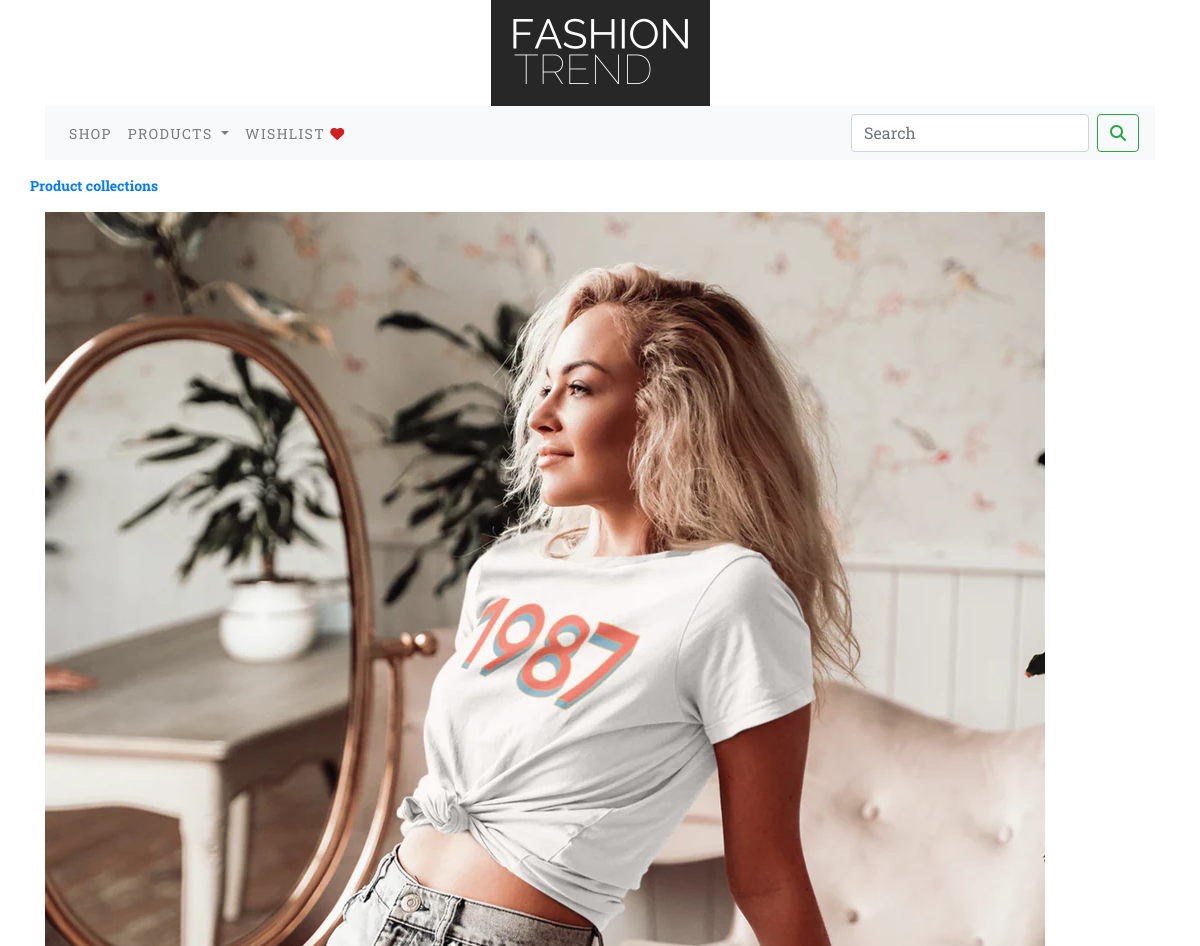
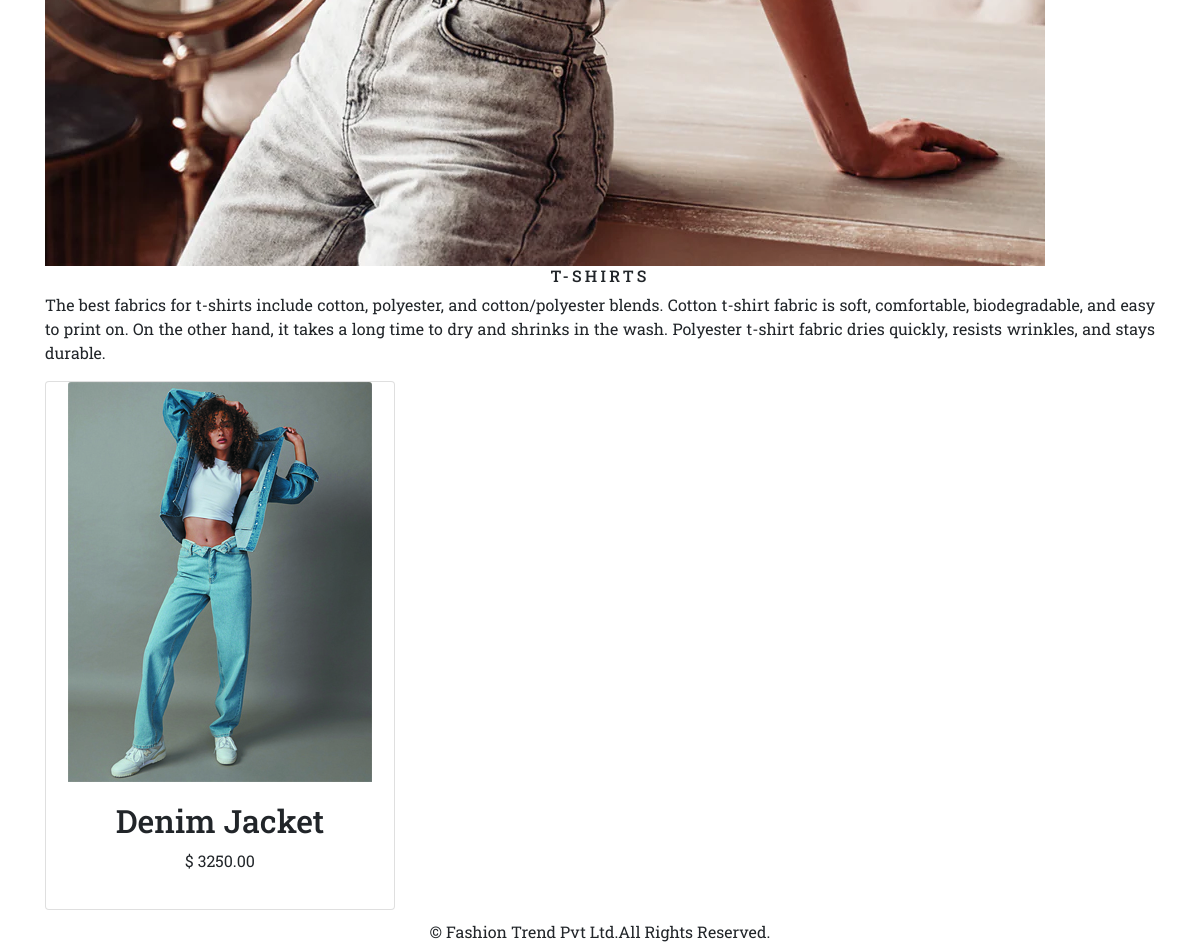
The page /shop/T-shirts/ on the database its author committed (2 pictures, top to bottom).
### Ecommerce_app/models.py (models this page shows, shortened)
class category(models.Model):
    name = models.CharField(max_length=250, unique=True)
    slug = models.SlugField(max_length=250, unique=True)
    description = models.TextField(blank=True)
    image = models.ImageField(upload_to='category', blank=True)
    class Meta:
        ordering = ('name',)
        verbose_name = 'category'
        verbose_name_plural = 'categories'
    def get_url(self):
        return reverse('Ecommerce_app:prod_by_cat', args=[self.slug])

class product(models.Model):
    name = models.CharField(max_length=250, unique=True)
    slug = models.SlugField(max_length=250, unique=True)
    description = models.TextField(blank=True)
    price = models.DecimalField(max_digits=10, decimal_places=2)
    ctg = models.ForeignKey(category, on_delete=models.CASCADE)
    image = models.ImageField(upload_to='product')
    stock = models.IntegerField()
    available = models.BooleanField(default=True, blank=True)
    created = models.DateTimeField(auto_now_add=True)
    updated = models.DateTimeField(auto_now_add=True)
    def get_url(self):
        return reverse('Ecommerce_app:all_pro_detail',args=[self.ctg.slug,self.slug])
    class Meta:
        ordering = ('name',)
        verbose_name = 'product'
        verbose_name_plural = 'products'

### Ecommerce_app/views.py (the view)
# urls.py: path('',views.allprodCat,name='allproducts'),
def allprodCat(request,cslug=None):
      cpage=None
      product_list=None
      if cslug!=None:
            cpage=get_object_or_404(category,slug=cslug)
            product_list=product.objects.all().filter(ctg=cpage,available=True)
      else:
            product_list=product.objects.all().filter(available=True)
      paginator=Paginator(product_list,6)
      try:
            page=int(request.GET.get('page','1'))
      except:
            page=1
      try:
            products=paginator.page(page)
      except (EmptyPage,InvalidPage):
            products=paginator.page(paginator.num_pages)
      return render(request,'category.html',{'cpage':cpage,'products':products})

### Ecommerce_app/context_processors.py (called while the page is built)
def all_links(request):
    links=category.objects.all()
    return dict(links=links)

### cart_app/context_processors.py (called while the page is built)
def counter(request):
    item_count=0
    if 'admin' in request.path:
        return {}
    else:
        try:
            cart=Cart.objects.filter(cart_id=_cart_id(request))
            cartitems=Cart_item.objects.all().filter(cart=cart[:1])
            for cartitem in cartitems:
                item_count += cartitem.quantity
        except Cart.DoesNotExist:
            item_count=0
    return dict(item_count=item_count)

### cart_app/views.py (called while the page is built)
def _cart_id(request):
    cart=request.session.session_key
    if not cart:
        cart=request.session.create()
    return cart

### templates/category.html (shortened to what this page needs)
{% extends 'base.html' %}
{% load static %}
{% block content %}
    {% if cpage %}
<div class="container">
        <div class="row my_row">
            <div class="mx_auto">
                <p><a href="{% url 'Ecommerce_app:allproducts' %}"><b>Product collections</b></a></p>
            </div>
        </div>
    {% endif %}
        <div class="mx_auto">
   {% if cpage %}
            <img class="my_image" src="{{cpage.image.url}}" alt="{{cpage.name}}">
        </div>
        <div>
            <h1 class="text-center my_title">{{cpage.name}}</h1>
            <p class="text-justify">{{cpage.description}}</p>
        </div>
    </div>
    {% endif %}
<div class="container">
    <div class="row mx_auto">
        {% for p in products %}
        <div class="my_bottom_margin col-9 col-sm-12 col-md-4 col-md-4">
            <div class="card text-center style=min-width:18rem;">
                <a href="{{p.get_url}}"><img class="card-img-top my_image" style="width:304px;height:400px;" src="{{p.image.url}}"></a>
            <div class="card-body">
                <h2>{{p.name}}</h2>
                <p>$ 3{{p.price}}</p>
            </div>
            </div>
        </div>
        {% endfor %}
{% endblock %}

### static/css/custom.css (style rules this page uses)
body { font-family: 'Montserrat', sans-serif; font-family: 'Roboto Mono', monospace; font-family: 'Roboto Slab', serif; }
.my_row { padding-top:15px; }
.my_row .mx_auto { color:#000; font-size:14px; }
.my_image { width:100% height:auto; }
.my_title { font-size:16px; text-transform:uppercase; letter-spacing:.2em; }
.my_bottom_margin { margin-bottom:10px; }

### rows shown on the page
category: image (picture), name "T-SHIRTS", description "The best fabrics for t-shirts include cotton, polyester, and cotton/polyester blends. Cotton t-shirt fabric is soft, comfortable, biodegradable, and easy to print on. On the other hand, it takes a long time to dry and shrinks in the wash. Polyester t-shirt fabric dries quickly, resists wrinkles, and stays durable."
product: image (picture), name "Denim Jacket", price "250.00"
